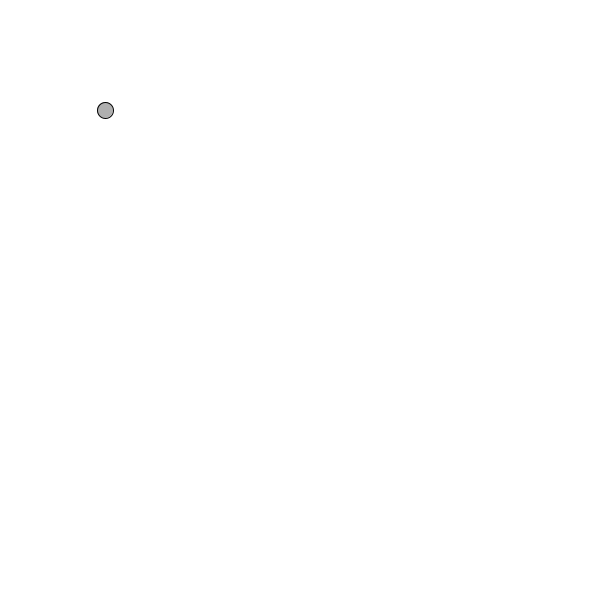
Frame 1 (no input)
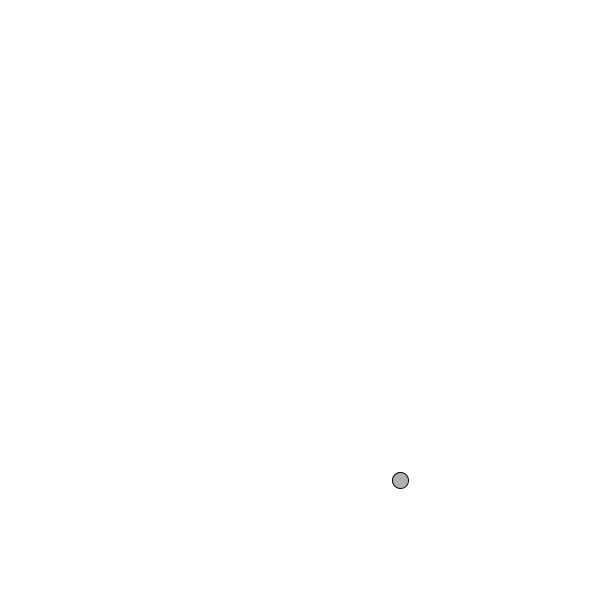
Frame 60 (the mouse pressed at the canvas centre just before this capture)
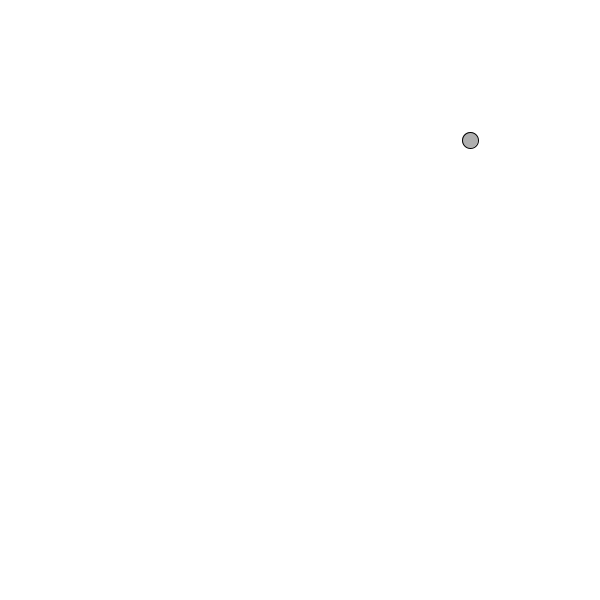
Frame 120 (the mouse held since frame 60 and released just before this capture)

The Processing sketch that drew these frames (run headless with seeded random() and noise(); from frame 60 on, the mouse is pressed at the canvas centre):

// Processing sketch: bouncingball_vectors
// ── bouncingball_vectors.pde
class PVector{
  float x;
  float y;
  PVector(float _x,float _y){
    x=_x;
    y=_y;
  }
  void add(PVector v){
    x+=v.x;
    y+=v.y;
  }
};

PVector location;
PVector velocity;

void setup(){
  size(600,600);
  smooth();
  location=new PVector(100,100);
  velocity=new PVector(5,10);
}

void draw(){
  background(255);
  location.add(velocity);
  if((location.x>width-16) || (location.x<0+16)){
    velocity.x*=-1;
  }
  if((location.y>height-16) || (location.y<0+16)){
    velocity.y*=-1;
  }
  stroke(0);
  fill(175);
  ellipse(location.x,location.y,16,16);
}
